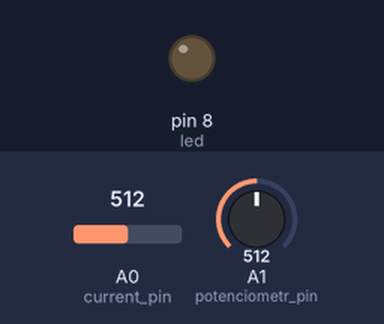
A sketch run on a simulated Arduino Uno, built with avr-gcc and run on an emulated ATmega328P. Parts: output pins drawn as LEDs (lit = HIGH). The test bench sets the inputs (shaded band); at power-on: A0 (current_pin) = 512, A1 (potenciometr_pin) = 512. What the sketch prints to the serial monitor is not drawn.

Above: at 0.4 s.
Timing chart, 0 to 1.9 s (numbered marks = the images above):
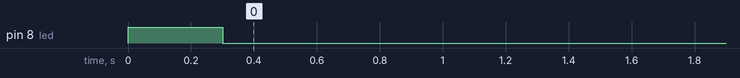

The sketch:

ampere_meter1.1.ino
```cpp
/*modul - měří proud, odpor na potaku na K1*/

#include <TimerOne.h>
#include <mcp_can.h>

float celk_proud; // proud v obvodu se zatezi

const int led = 8;

MCP_CAN CAN(10);
int           CANmessageID;
unsigned char len = 0;
byte buf_current[3]={0,0,0};
byte buf_resistance[4] = {0,0,0,0};

int can_adress_current = 112;  //70 hexa
int can_adress_resistance = 128; //80 hexa

unsigned int resist_potnciometr = 0;

const int potenciometr_pin = A1;
const int current_pin = A0;

bool Timmer1End = false;

bool timmer_flag = false;


void setup(){
  Serial.begin(250000);
  while (!Serial) {
    ; // ceka dokud neni pripojena seriova linka
    }

  pinMode(led, OUTPUT);

  Serial.println("Setup can..");
  while(CAN.begin(CAN_500KBPS, MCP_8MHz) != CAN_OK){
    digitalWrite(led,HIGH);
    Serial.print(".");
    delay(1000);
  }
  Serial.print("\nCAN init ok!!\r\n");

  Timer1.attachInterrupt(BeepDown);

  BeepUP ();

  while(Timmer1End != true){
    delay(100);
  }
  digitalWrite(led, LOW);

  Timer1.initialize(50000);
  Timer1.attachInterrupt(timer_overflow);

  Serial.println("Inicializace -- OK");

}
void loop(){
  if (timmer_flag == true) {
   celk_proud = proud20A (current_pin);
   timmer_flag = false;
   current_message();
   CAN.sendMsgBuf(0x00 + can_adress_current, 0, 3, buf_current);
   resist_potnciometr = potenciomter(potenciometr_pin);
   resistance_message();
   CAN.sendMsgBuf(0x00 + can_adress_resistance, 0, 4, buf_resistance);
   //Serial.print("Current = ");
   //Serial.println(celk_proud,3);
  }
}
```

funcions.ino
```cpp
/*---------------------- Mereni proudu 20A sondou ------------------------------------*/

float proud20A (byte pin) {

  int NamerenyProud;  // vstup z proudove sondy
  float CurrentSouc;  // pomocna promena pro vypocet prumeru
  float Current;  // vysledny proud

  CurrentSouc = 0;

  for (int i = 0; i < 10; i++) {
    NamerenyProud = analogRead(pin);
    CurrentSouc = CurrentSouc + NamerenyProud;
  }

  CurrentSouc = CurrentSouc / 10;

  Current = CurrentSouc * (5.0 / 1024.0);
  Current = Current - (2.5); // Pro 0 A sonda vraci 2.5 V
  Current = Current * 10.0; // Protoze je 100 mV/A

  Serial.print(Current);
  return abs(Current);
}

/*-------------------------- SyrenaDown ------------------------------------------------------------------------------*/

void BeepDown () {

  Timer1.stop();
  Timmer1End = true;
}

/*-------------------------- SyrenaUP ------------------------------------------------------------------------------*/

void BeepUP () {

  digitalWrite(led, HIGH);
  Timer1.initialize(300000);
}

/*------------------------ timer1 - overflow -----------------------------------------------------*/

void timer_overflow(){
  timmer_flag = true;
}

/*----------------------- CAN Message current ------------------------------------------------------*/

void current_message(){
  int current = celk_proud * 1000; // proud v mA
  float pom;
  int ground = 256;

  for (int i=0;i<3;i++){
    buf_current[i]= current / power(ground,(2-i));
    current = current - (buf_current[i] * power(ground,(2-i)));
    //Serial.print(power(ground,(2-i)));
  }
}

/*----------------------- CAN Message resistance ------------------------------------------------------*/

void resistance_message(){
  int resist = resist_potnciometr;
  int ground = 256;

  for (int i=0;i<4;i++){
    buf_resistance[i]= resist / power(ground,(3-i));
    resist = resist - (buf_resistance[i] * power(ground,(3-i)));
    Serial.print(" ");
    Serial.print(power(ground,(3-i)));
    Serial.print(" ");
    Serial.print(buf_resistance[i]);
  }
}

/*--------------------- power ----------------------------------------------------------------------*/

float power (int ground ,int exponent) {
  float compute = 0;
  if (exponent > 1) {
    compute = ground;
    for (int i=0; i<(exponent-1);i++) {
      compute = compute * ground;
    }
   } else if (exponent == 0) {
        compute = 1;
     } else {
          compute = ground;
       }
  return(compute);
}

/*-------------------- potenciometr -----------------------------------------------------------------*/

unsigned int potenciomter (int pin) {
unsigned int resistance = 0;

  for (int i=0;i<16;i++) {
    resistance = resistance + analogRead(pin);
  }

  Serial.print(" ");
  Serial.println(resistance);
  return(resistance);
}
```
